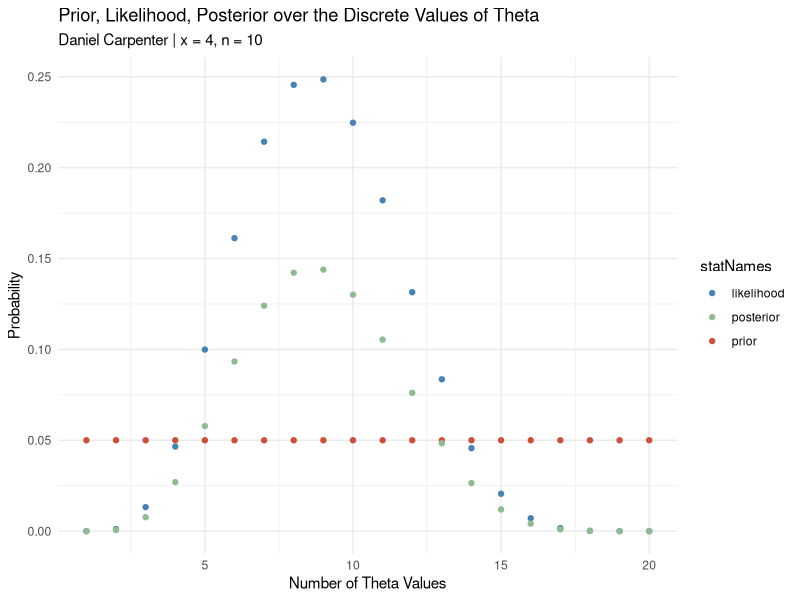
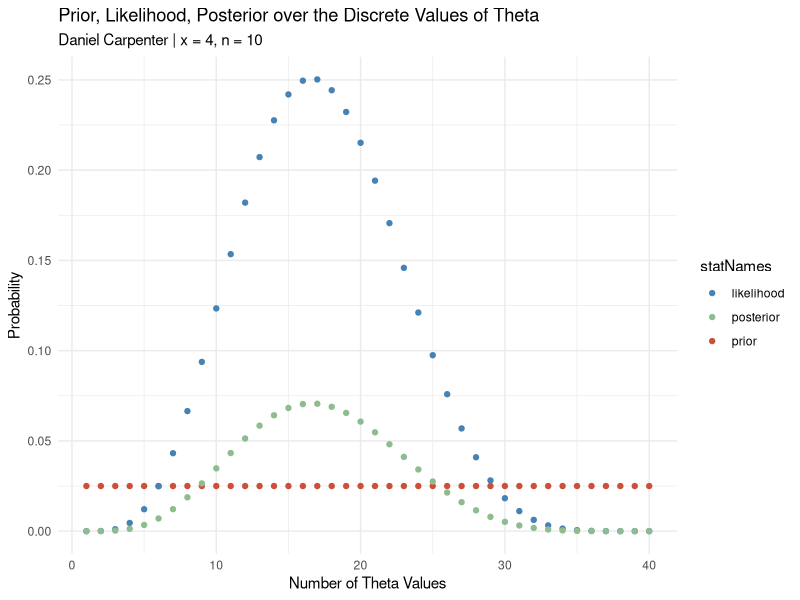
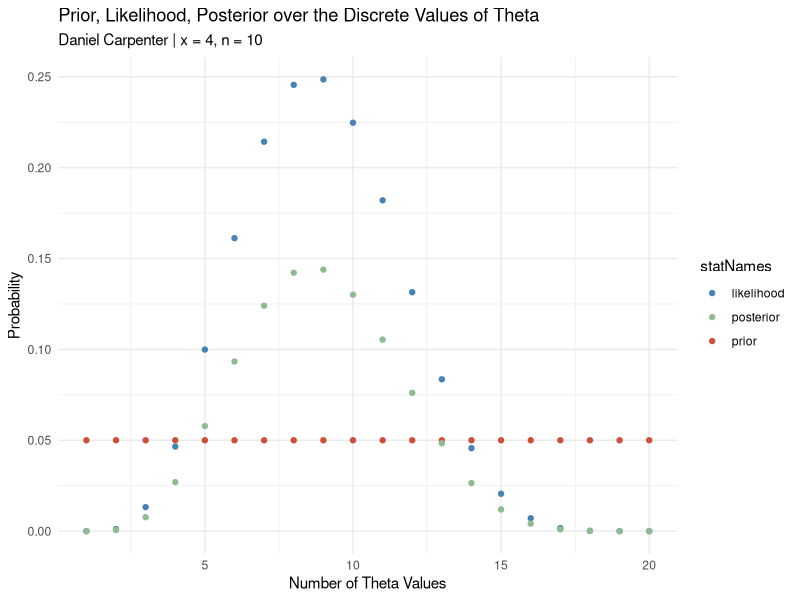
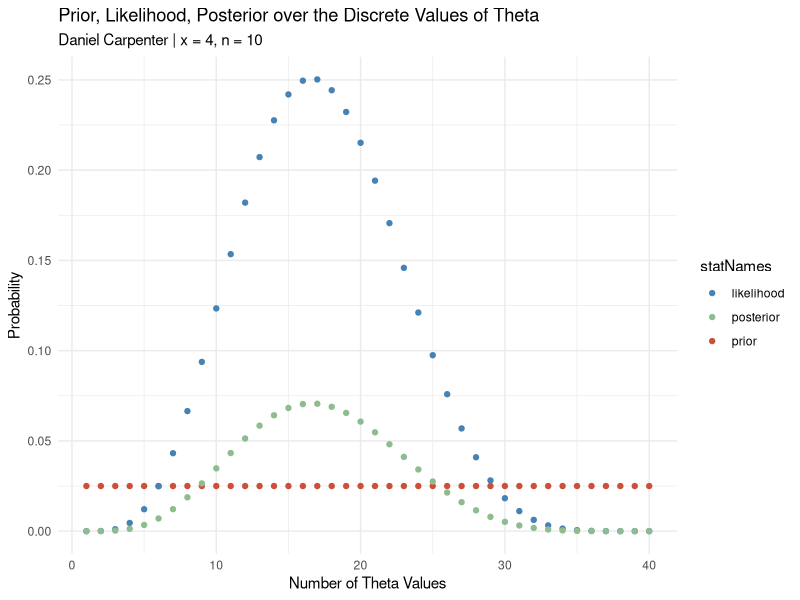
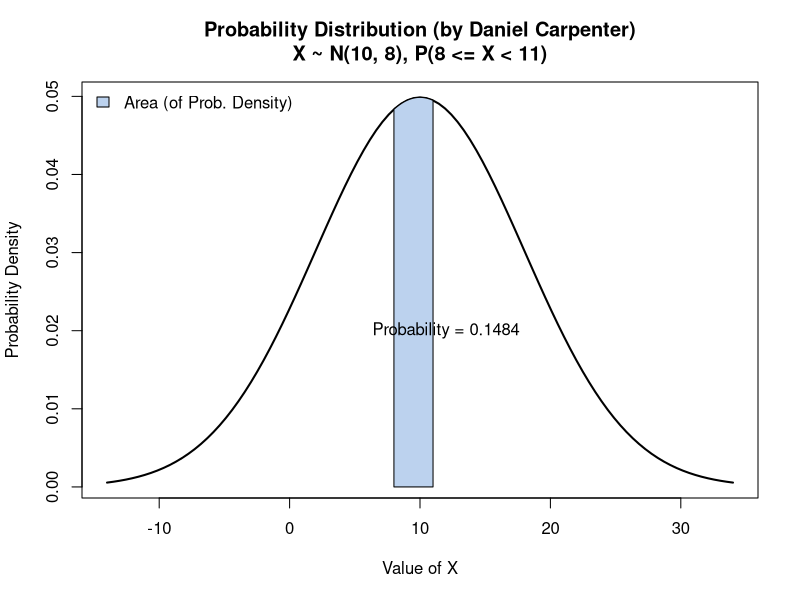
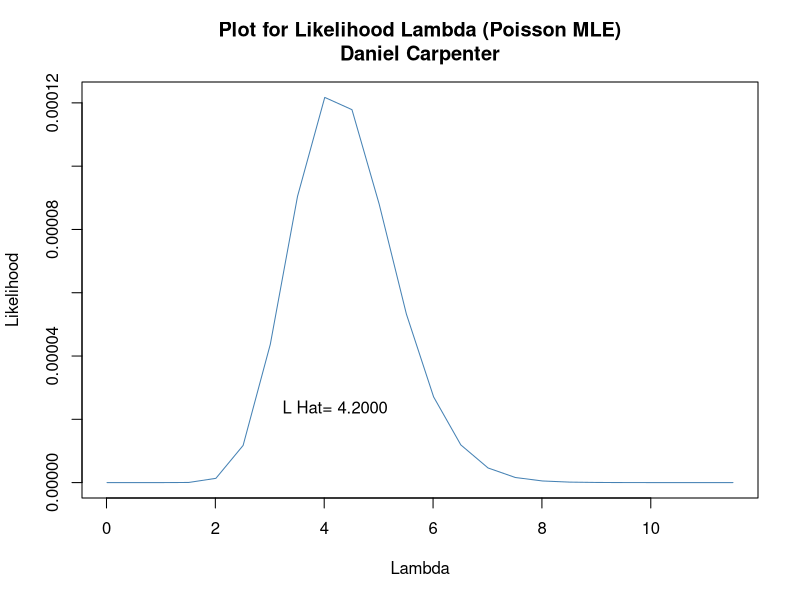
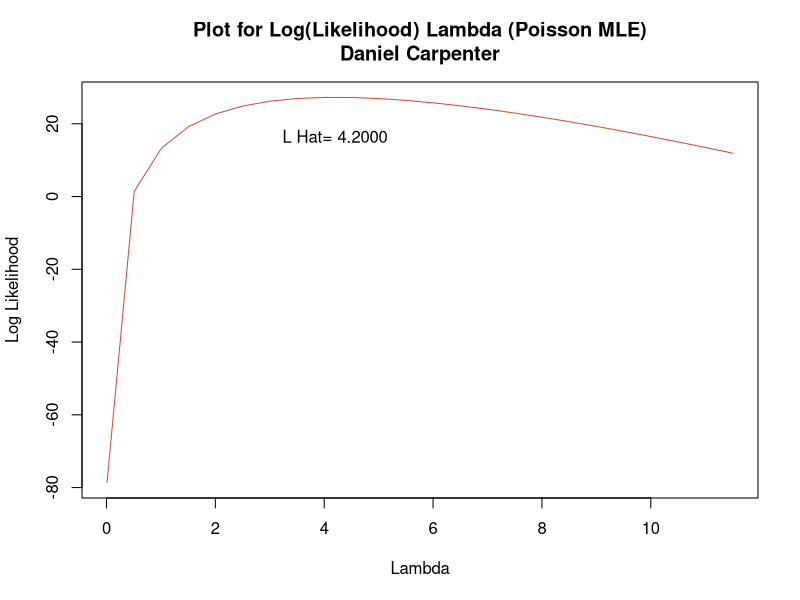
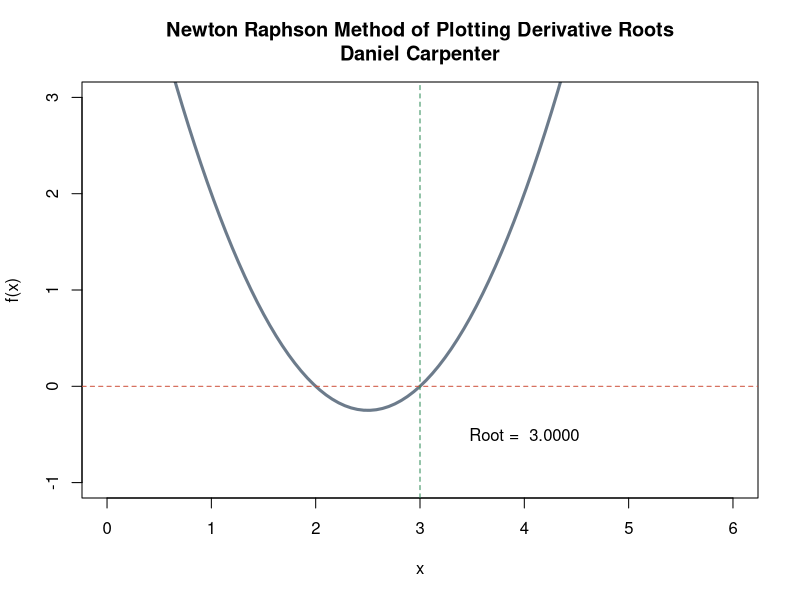

Generate these figures, in order, with R:
## ---- chunk 1
knitr::opts_chunk$set(echo = TRUE)
## ---- chunk 2
# Function that creates a classical point est
classicalPointEst <- function(n) {
  theta <- seq(0, 1, length = n)
  
  # Point Estimate for Theta
  return(mean(theta))
}

n = 10 # Num Trials
classicalPointEst(n)
## ---- chunk 3
# Function for classical CI est at 95% confidence
classicalConfInt95 <- function(classicalPointEstFun = classicalPointEst, n) {
  # Get the classical point est
  pointEst <- classicalPointEstFun(n)
  
  # Return the classical interval
  return(pointEst + c(-1, 1) * 1.95 * sqrt(pointEst*(1 - pointEst) / n))
}
  
classicalConfInt95(classicalPointEst, n)
## ---- chunk 4
mycoin <- mybinpost <- function(n, x, p, prior, alpha) {
  
  # CALCULATIONS -------------------------------------------
    
    ## Get the length of p
    numRows <- length(p)
  
    ## Calculate the likelihood
    likelihood  = dbinom(x=x, size=n, prob=p)
    
    ## Calculate the Prior x the Likelihood
    h <-  prior * likelihood
    
    ## Get the posterior Distribution
    posterior = h / sum(h) 
    
    ## Consolidate into a matrix with row and column names
    bayesMatrix <- matrix(c(p, prior, likelihood, h, posterior), 
                        nr = numRows, nc = 5, byrow = FALSE)
    colnames(bayesMatrix) <- c("p", "prior", "likelihood", "h", "posterior")
    rownames(bayesMatrix)= c(rep("", numRows))
    rbind(bayesMatrix, colSums(bayesMatrix)) # Column totals

        
  # PLOTTING -----------------------------------------------
    
    ## Define some colors for the later plots
      red   = 'tomato3'
      blue  = 'steelblue'
      green = 'darkseagreen'
      colorPalette <- c(blue, green, red) # Consolidate in color palette
    
    ## Number of Theta numbers to plot
    thetaNumericValues = 1:numRows
    
    ## Convert to data frame for ggplot
    df <- as.data.frame(cbind(bayesMatrix, thetaNumericValues))
    
    
    if(!require(tidyverse)) install.packages(tidyverse)
    df <- df %>%
      
      ### Select to only the needed data
      select(-h) %>%
      
      ### Pivot y axis variables into single column for ggplot-ing
      pivot_longer(cols      = c("prior", "likelihood", "posterior"),
                   values_to = "values",
                   names_to  = "statNames")
    
    ## Plot it!
    basePlot <- ggplot(df,
                       aes(x = thetaNumericValues,
                           y = values,
                           color = statNames)) +
      ### Theme and colors
      theme_minimal() +
      scale_color_manual(values = colorPalette) +
      
      ### Labels
      labs(title = "Prior, Likelihood, Posterior over the Discrete Values of Theta",
           subtitle = paste0("Daniel Carpenter | x = ", x, ", n = ", n),
           x = 'Number of Theta Values', y = 'Probability')+ 
      
      ### Create the points
      geom_point()
    
    # Output Plot
    print(basePlot)
    
    
  # BCI & Point Est ------------------------------------------
    
    ## BCI
    cp = cumsum(posterior) # cumulative sum
    L = max(which(cp<alpha/2)) # this gives the max index where  cp < alpha/2
    U = min(which(cp > 1-alpha/2))
    BCI = df$p[c(L,U)] # close to the desired BCI
    
    ## Bayesian point estimate is the posterior mean
    bayesPointEst <- mean(posterior)
    
    
  # CLasical Point Est and Interval 95% CI ----------------
      classicalPointEstimate <- classicalPointEst(n)    
      cCI95 <- classicalConfInt95(classicalPointEst, n)

          
  # RETURN DATA ---------------------------------------------
      
    # Create a folder for the Output to stay organized
    outputFolder <- 'Output/'
    dir.create(outputFolder)
    
    # Create the folder for this task
    task1Folder  <- paste0(outputFolder, 'Task_01/')
    dir.create(task1Folder)
    print(paste0('Please find the Output Files located at ', task1Folder))
    
    ## File name for writing data to current wd
    nameOfFile <- paste("", sum(p),sum(prior),n,x,alpha, sep = "_") # Used this name since unique identifier
    
    ## Write a CSV  
    write.csv(x = as.data.frame(bayesMatrix), 
              file = paste0(task1Folder, "BayesBox", nameOfFile, ".csv"))
      
    ## Write above plot to jpg
    ggsave(filename = paste0(task1Folder, "BayesPlot", nameOfFile, ".jpg"),
           plot     = basePlot,
           height   = 8.5,
           width    = 11)
    
    ## Used for latex output of a matrix
    if(!require(xtable)) install.packages(xtable)
    
    ## Return a list of relevant data
    return(list('bayesMatrix'      = bayesMatrix,
                'bayesPointEst'    = bayesPointEst,
                'bayesCredIntvl95' = BCI,
                'classicalPEst'    = classicalPointEstimate,
                'classicalCI95'    = cCI95))
}

## ---- chunk 5
mycoin(p = seq(0,1,length=20), prior =rep(1/20, 20), n=10, x=4, alpha = 0.05)
mycoin(p = seq(0,1,length=40), prior =rep(1/40, 40), n=10, x=4, alpha = 0.05)
mycoin(p = seq(0,1,length=20), prior =rep(1/20, 20), n=10, x=4, alpha = 0.1)

# Assume Prior equaling the length of the p
pr =rep(1/40, 40)
mycoin(p = seq(0,1,length=40), prior = pr, n =10, x=4, alpha=0.05)
## ---- chunk 6
n = 1000  # Intervals
p = 0.5   # Probability
## ---- chunk 7

varMethod1 <- function(n, p) {
  # Calculate the binomial distribution using parameters n, p, and q
  mu = n * p
  X  = pbinom(q=1-p, size=n, prob=p)
  
  # Calculate the variance of X using above formula 
  variance = (X - mu)^2 / n
  return(format(round(variance, 1), nsmall=1))
}

varMethod1(n, p)
## ---- chunk 8
varMethod2 <- function(n, p) {
  # Calculate q
  q = 1 - p
  
  # Calculate the variance
  variance2 <- n*p*q
  return(variance2)
}

varMethod2(n, p)
## ---- chunk 9
    mynorm <- function(mu, sigma, 
                       lowerBound = NA, upperBound = NA, 
                       alpha,
                       roundTo = 4, 
                       color = paste0("lightsteelblue", floor(runif(1, min=1, max=4))),
                       returnCMD = TRUE)
    {
      
      # Calculate the "xlim" lower and upper bound for the Normal PDF Curve
      curveLowerBound <- mu - 3*sigma
      curveUpperBound <- mu + 3*sigma
      
      # Initialize variables related to output and graph
      title <- ""   # Title of graph
      exactProb = 0 # The exact probability of the questions
      
      # If no provided LOWER AND UPPER Bound (NA as parameter value) then assume none
      if (!(is.na(lowerBound)) & !(is.na(upperBound))) {
        title <- paste0(", P(", lowerBound, " <= X < ",upperBound,")")
        exactProb = pnorm(upperBound, mu, sigma) - pnorm(lowerBound, mu, sigma) # calculate prob 
        
      # If no provided LOWER Bound (NA as parameter value) then assume none
      } else if (is.na(lowerBound)) {
        lowerBound = curveLowerBound
        title <- paste0(", P(X < ",upperBound,")") # Set a dynamic title
        exactProb = pnorm(upperBound, mu, sigma) # calculate prob 
        
      # If no provided UPPER Bound (NA as parameter value) then assume none
      } else if(is.na(upperBound)) {
        upperBound = curveUpperBound
        title <- paste0(", P(X >= ",lowerBound,")")
        exactProb = 1 - pnorm(lowerBound, mu, sigma) # calculate prob 
      }
      
      # Create the line that displays the bell curve (between the CURVE bounds defined above)
      curve(
        
        ## Normally Distributed
        dnorm(x,mu,sigma), 
        
        ## Normally Distributed
        xlim=c(curveLowerBound, curveUpperBound), 
        
        ## Line width
        lwd =2, 
        
        ## Title with descriptive characteristics about function parameters
        main = paste0("Probability Distribution (by Daniel Carpenter)\n",
                      "X ~ N(",mu,", ",sigma,")", title),
        
        ## X and Y labels
        ylab = 'Probability Density',
        xlab = 'Value of X',
      )

      
      # Add the AREA of between the lower and upper bound P(lowerBound<X<=upperBound)
      
        ## X-Axis curve (length does not matter)
        xcurve = seq(lowerBound,upperBound, length=1000)
        
        ## Y-Axis Curve
        ycurve = dnorm(xcurve, mu,sigma)
        
        ## Combine the X and Y curve to form the area (in green)
        polygon(c(lowerBound, xcurve, upperBound), 
                c(0, ycurve, 0), 
                col=color) 
        
        ## Legend
        legend("topleft", legend="Area (of Prob. Density)", 
               fill=color, bty = "n")
      
      # Add the probability as text
        
        ## Calculate the area (probability)
        area = exactProb
        areaRounded = format(round(area, roundTo), nsmall=roundTo)
        
        ## Place this on the above plot
        text(12,0.02,substitute(paste("Probability = ", areaRounded), 
                                list(areaRounded = areaRounded)))
        
      # Quantiles
        
        ## Alpha (Lower Tail)
        lowerTail = qnorm(p = alpha / 2, 
                          mean = mu, sd = sigma,
                          lower.tail = TRUE)
        
        ## 1 minus alpha (upper tail)
        upperTail = qnorm(p = alpha / 2, 
                          mean = mu, sd = sigma,
                          lower.tail = FALSE)
        
      # Return stats about the Plot
      if (returnCMD) {
        return(list(shadedArea = areaRounded,
                    lowerTail = lowerTail,
                    upperTail = upperTail))
      }
    }
## ---- chunk 10
mynorm(mu=10, sigma=8, 
       lowerBound = 8, upperBound = 11,
       alpha = 0.10)
## ---- chunk 11

myml = function(x) {
  
  # Create lambda vector as a set of values ranging from 0 to 2*max(x)
  lambda=seq(.01,2*max(x),0.5)
  
  # Calculate Poisson MLE
  lambdahat = sum(x)/length(x)
  
  #the likelihood function
  lik <- exp(-length(x)* lambda)*(lambda^sum(x))/prod(factorial(x))
  
  #the loglikelihood function
  loglik <- -length(x)* lambda+sum(x)*log(lambda)+log(prod(factorial(x)))
  
  # Plot the likelihood
  plot(lambda, lik,    
       col = 'steelblue', type = 'l', 
       main = 'Plot for Likelihood Lambda (Poisson MLE)\nDaniel Carpenter',
       xlab = 'Lambda', ylab = 'Likelihood')
  text(x=lambdahat, y=mean(lik), paste('L Hat=',format(round(lambdahat, 4), nsmall=4)))
  
  # Plot the loglikelihood
  plot(lambda, loglik,
       col = 'tomato3', type = 'l', 
       main = 'Plot for Log(Likelihood) Lambda (Poisson MLE)\nDaniel Carpenter',
       xlab = 'Lambda', ylab = 'Log Likelihood')
  text(x=lambdahat, y=mean(loglik), paste('L Hat=',format(round(lambdahat, 4), nsmall=4)))
  
  return(list(lambdahat = lambdahat))
}
## ---- chunk 12
x = c(3,4,3,5,6)
myml(x)
## ---- chunk 13

mynr <- function(f, fdash, x0,
                 tol = 1e-5, n = 1000) 
{
  
  # ROOT CALCULATIONS ---------------------------------------------------------
  
  # Check the initial guess is correct
  fa <- f(x0)
  if (fa == 0.0) {
    approxRoot <- x0
  } else {   # If not the guess, then solve
    for (i in 1:n) {
      x1 <- x0 - (f(x0) / fdash) # Calculate next value x1
      n[i] <- x1 # Store x1
      
      # Once the difference between x0 and x1 becomes sufficiently small, output the results.
      if (abs(x1 - x0) < tol) {
        approxRoot <- tail(n, n=1)
      }
      # If mynr function has not yet reached convergence set x1 as x0 and continue
      x0 <- x1
    }
  }
  
  # PLOTS --------------------------------------------------------------------
  
  # Plot the function
  curve(f, col='slategray4', lwd=3, lty=1, ylab='f(x)',
        xlim=c(approxRoot-3,approxRoot+3), ylim=c(-1,3))
  
  # X Axis
  abline(h=0, col = 'tomato3', lty=2, lwd=1)
  
  # Where function crosses x axis
  abline(v=approxRoot, col = 'seagreen4',  lty=2, lwd=1)
  
  # Plot the root as text, rounded to 4 decimals
  text(x=approxRoot + 1, y = -0.5, paste("Root = ",format(round(approxRoot, 4), nsmall=4)))
  
  # Title
  title(main = "Newton Raphson Method of Plotting Derivative Roots\nDaniel Carpenter")
  
  # Return the Root Approximation  
  return(list('ApproxRoot' = approxRoot))
}
## ---- chunk 14
# Package for computing derivative
if(!require(numDeriv)) install.packages('numDeriv') 

# Inputs
  
  ## Base Function to take derivative of and plot
  f <- function(x) { x^2-5*x+6 } 
  
  ## Initial guess of root
  x0 <- 5 
  
  ## First-order derivative f'(x0)
  fdash <- genD(func = f, x = x0)$D[1] 

# Call Function
mynr(f, fdash, x0)
## ---- chunk 15

## ---- chunk 16

## ---- chunk 17

